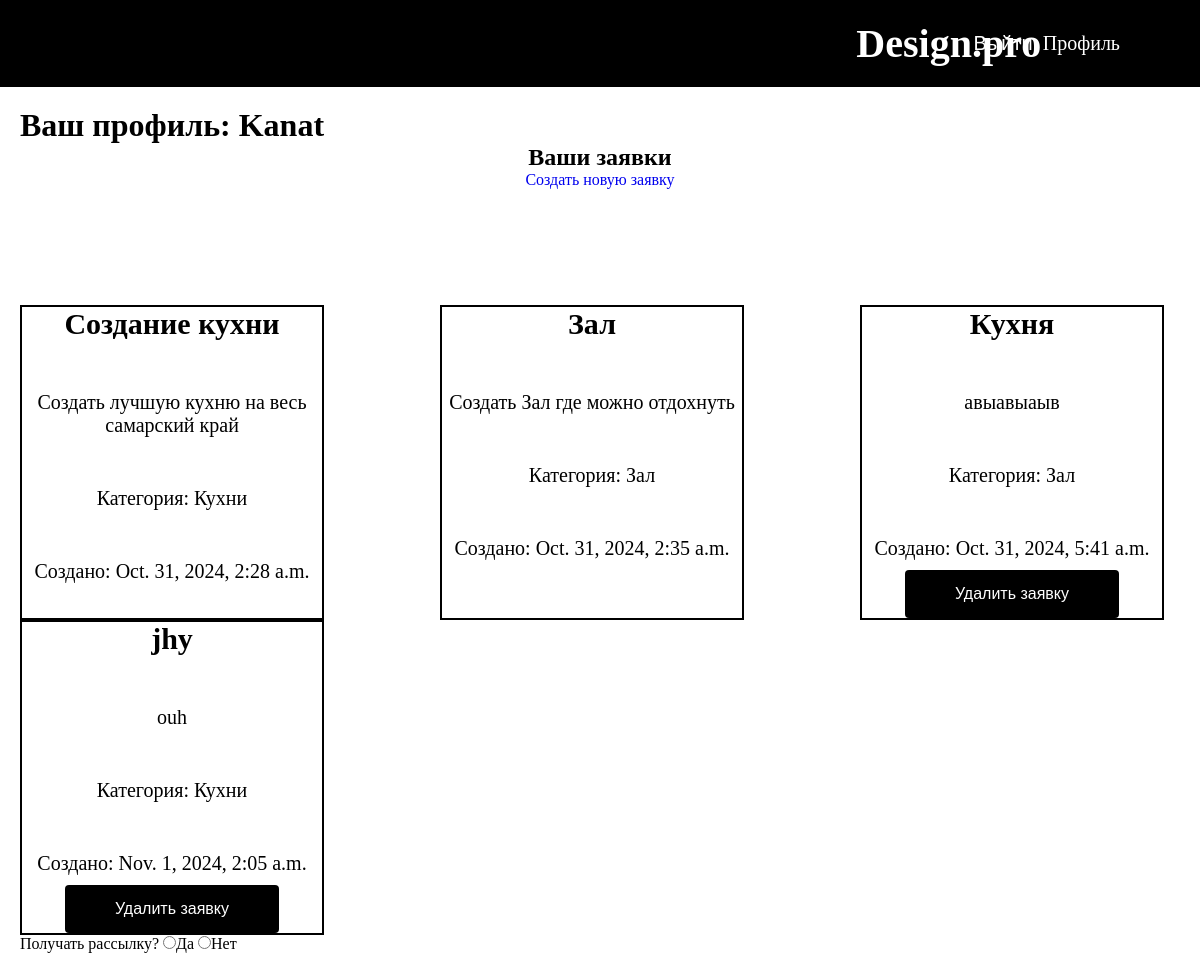
The app's page /user/profile/ (signed in), older data.
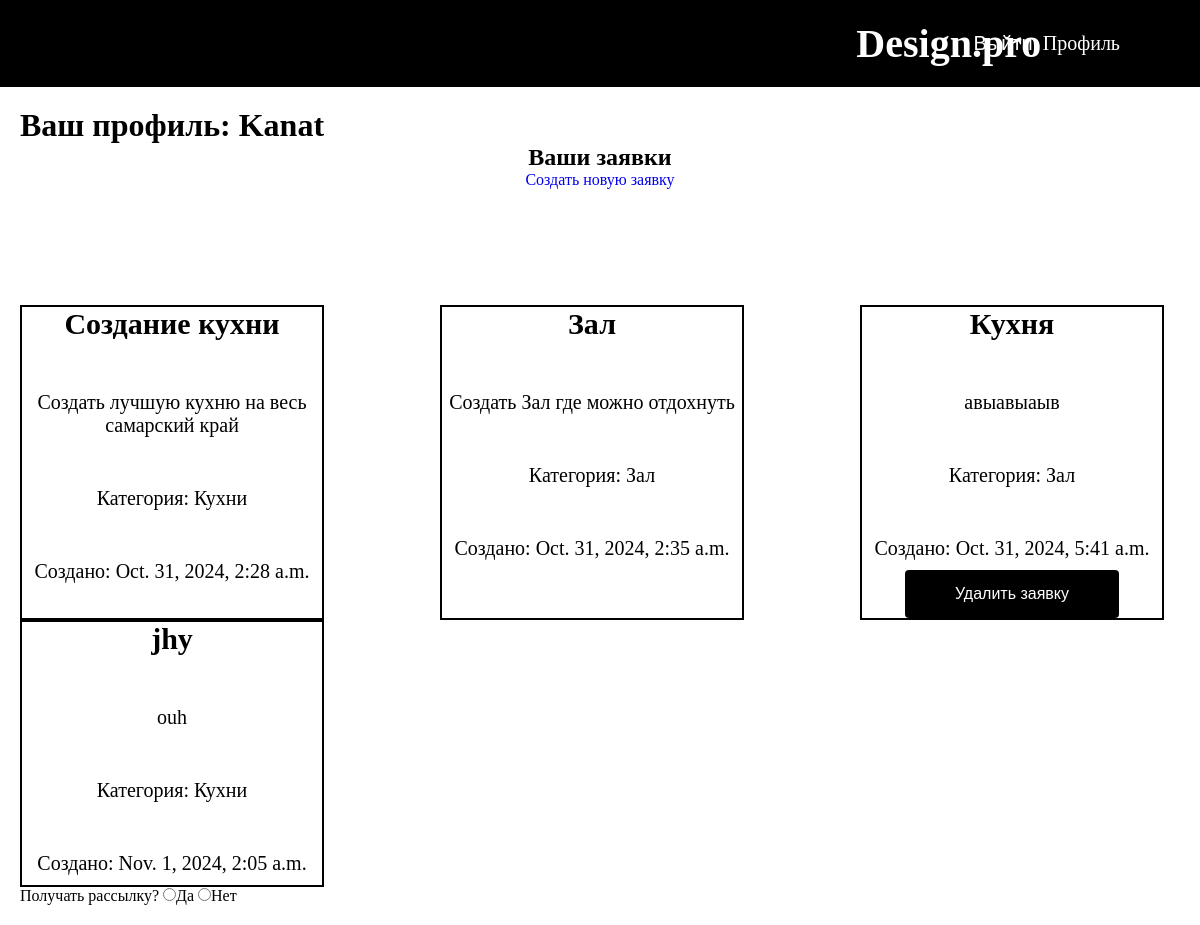
The same page, newer data.
### user/models.py (models this page shows, shortened)
class Request(models.Model):
    STATUS_CHOICES = [
        ('new', 'Новая'),
        ('accepted_in_work', 'Принято в работу'),
        ('completed', 'Выполнено'),
    ]
    title = models.CharField(max_length=255)
    description = models.TextField()
    category = models.ForeignKey(Category, on_delete=models.CASCADE)
    photo = models.ImageField(upload_to='requests_photos/', blank=True, null=True)
    created_at = models.DateTimeField(auto_now_add=True)
    status = models.CharField(max_length=20, choices=STATUS_CHOICES, default='new')
    user = models.ForeignKey(User, on_delete=models.CASCADE)
    comment = models.TextField(blank=True, null=True)

class Category(models.Model):
    name = models.CharField(max_length=100)

### user/views.py (the view)
# urls.py: path('profile/', profile, name='profile'),
def profile(request):
    status = request.GET.get('status')
    if status:
        user_requests = Request.objects.filter(user=request.user, status=status)
    else:
        user_requests = Request.objects.filter(user=request.user)
    return render(request, 'user/profile.html', {
        'user_requests': user_requests,
        'selected_status': status
    })

### user/templates/user/profile.html (shortened to what this page needs)
{% extends 'base.html' %}
{% block content %}
<main>
    <h1>Ваш профиль: {{user.username}}</h1>
    <div class="profile-form">
        <h2>Ваши заявки</h2>
    <a href="{% url 'create_request' %}">Создать новую заявку</a>
    <div class="request">
        {% if user_requests %}
        <ul class="request">
            {% for request in user_requests %}
                <li>
                    <h3>{{ request.title }}</h3>
                    <p>{{ request.description }}</p>
                    <p>Категория: {{ request.category.name }}</p>
                    <p>Создано: {{ request.created_at }}</p>
                    {% if request.status == 'new' %}
                        <form method="post" action="{% url 'delete_request' request.id %}" onsubmit="return confirm('Вы уверены, что хотите удалить эту заявку?');">
                            <button type="submit" class="btn">Удалить заявку</button>
                        </form>
                    {% endif %}
                </li>
            {% endfor %}
        </ul>
    {% else %}
        <p>У вас пока нет заявок.</p>
    {% endif %}
    </div>
    </div>
    <div>Получать рассылку?
        <input type="radio" name="RassilkaButton" value="Да" id="yes">Да
        <input type="radio" name="RassilkaButton" value="Нет" id="no">Нет
    </div>
{% endblock %}

Row changes from the older to the newer data that the page shows:
changed Request "jhy": no longer shows "Удалить заявку"
